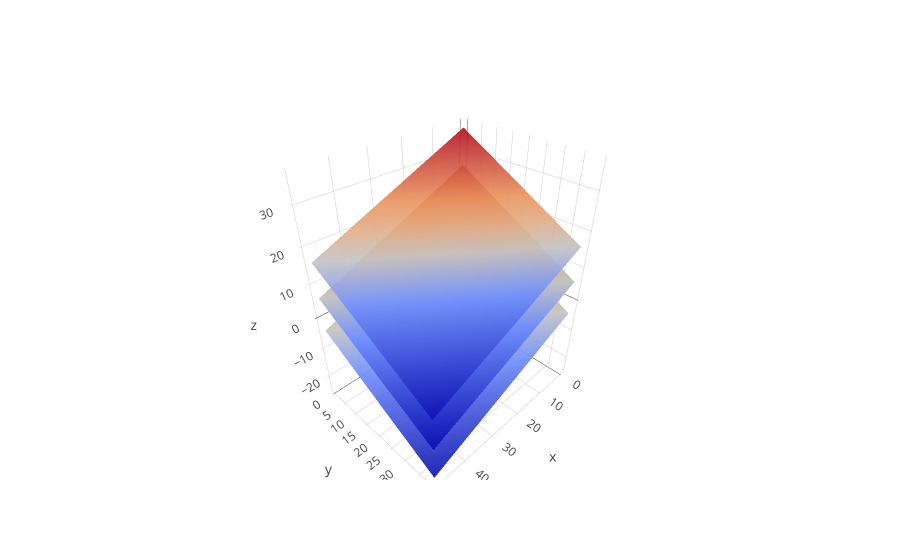

Notebook code cell kept with this figure:
### Code cell
x = np.linspace(-10, 10, 50)
y = np.linspace(-10, 10, 40)

z1 = [[6 - i - j for i in x] for j in y]

z2 = [[zij+10 for zij in zi] for zi in z1]
z3 = [[zij-10 for zij in zi] for zi in z1]

iplot([
    dict(z=z1, showscale=False, type='surface'),
    dict(z=z2, showscale=False, opacity=0.9, type='surface'),
    dict(z=z3, showscale=False, opacity=0.9, type='surface')])

### Figure 1 — Plotly figure (JSON) as saved in the notebook; plotly's stock layout.template omitted (floating-point values rounded to 4 significant figures; data arrays with more than 128 entries replaced by an {"elided": "..."} marker saying what was removed)
{"data": [{"showscale": false, "type": "surface", "z": {"elided": "40x50 float values"}}, {"opacity": 0.9, "showscale": false, "type": "surface", "z": {"elided": "40x50 float values"}}, {"opacity": 0.9, "showscale": false, "type": "surface", "z": {"elided": "40x50 float values"}}], "layout": {}}
